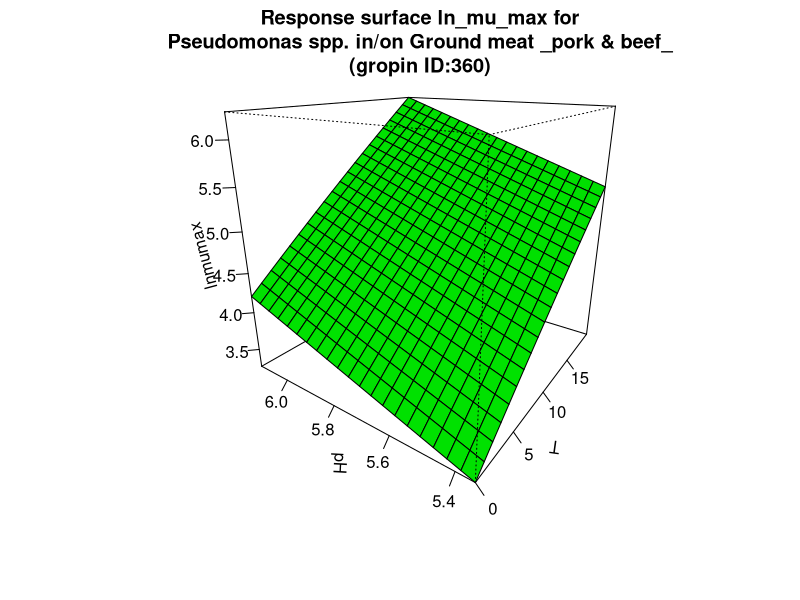

The R source for this figure:
#############################
# start of Parameter script
#############################
T <- seq(0,19.98001998002,length.out=21)
pH <- seq(5.34534,6.12387612387612,length.out=21)
#############################
# end of Parameter script
#############################
############################# 
# start of Model script Gropin ID 360 
#############################
 
# constant coefficients for this model
lagref <- 40.2
dlag <- 1.22
Elag <- 68.8
 
variables <- data.frame(T,pH)
argumentsPar <- unique.data.frame(expand.grid(variables))
 
# heart of the model
response_surface <- function(T,pH) {
   mumax <-(log(lagref)-dlag*(5.7-pH)-(Elag/0.00831)*((1/(T+273))-(1/273)))

	return(mumax=mumax)
} 

# output parameters
responseSurface <- cbind(argumentsPar,response_surface(argumentsPar['T'],argumentsPar['pH']))
colnames(responseSurface) <- c(colnames(argumentsPar),'lnmumax')
#############################
# End of Model script
#############################
############################# 
# start of Visualisation script Gropin ID 360 
#############################
titleText <-'Response surface ln_mu_max for
Pseudomonas spp. in/on Ground meat _pork & beef_
(gropin ID:360)'
persp(T,pH,matrix(unlist(responseSurface$'lnmumax'),nrow=21),col = 'green',xlab='T',ylab='pH',zlab='lnmumax',main=titleText,theta=305,phi=20,shade=0.25,ticktype = 'detailed')
#############################
# End of Visualisation script
#############################
